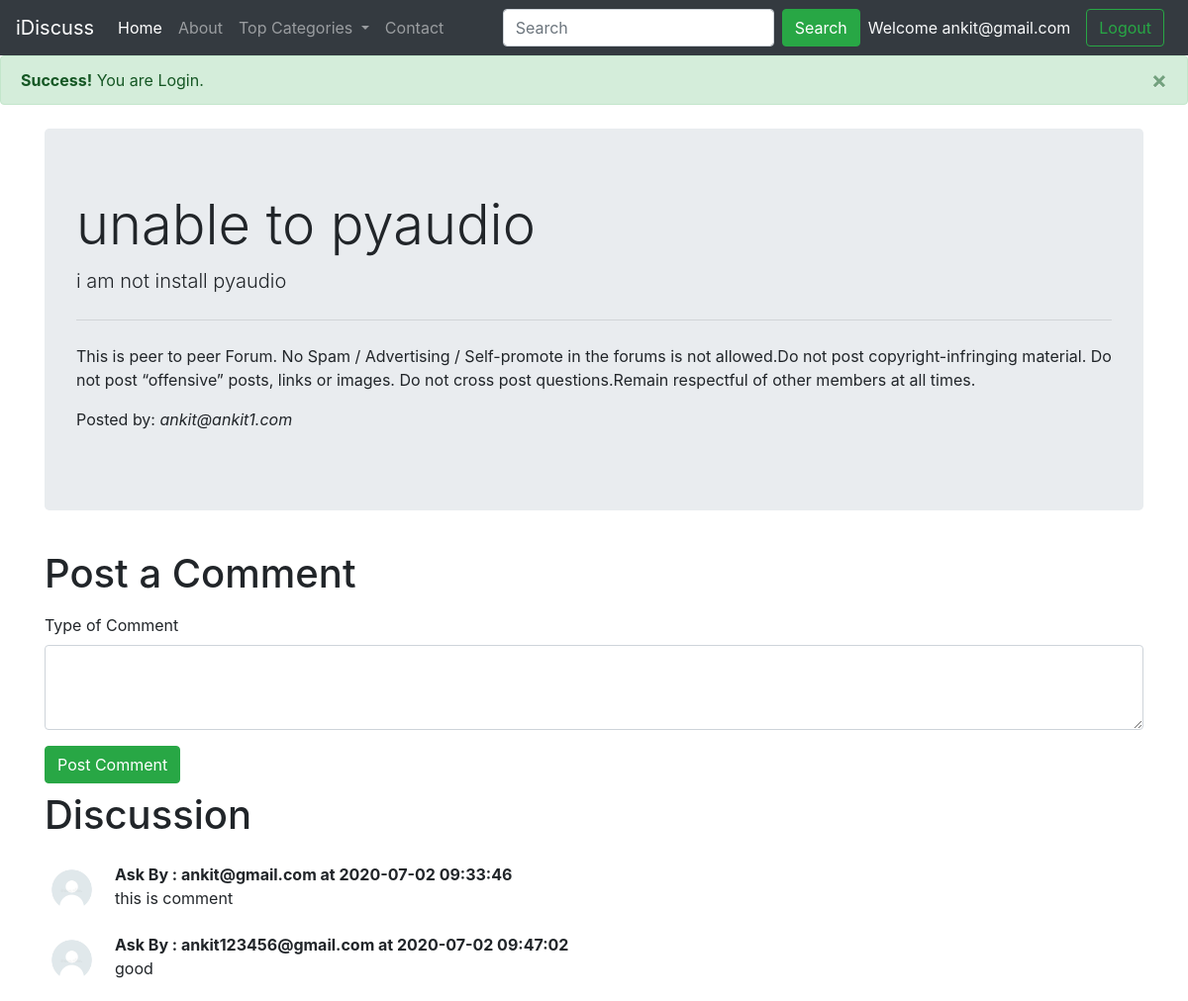
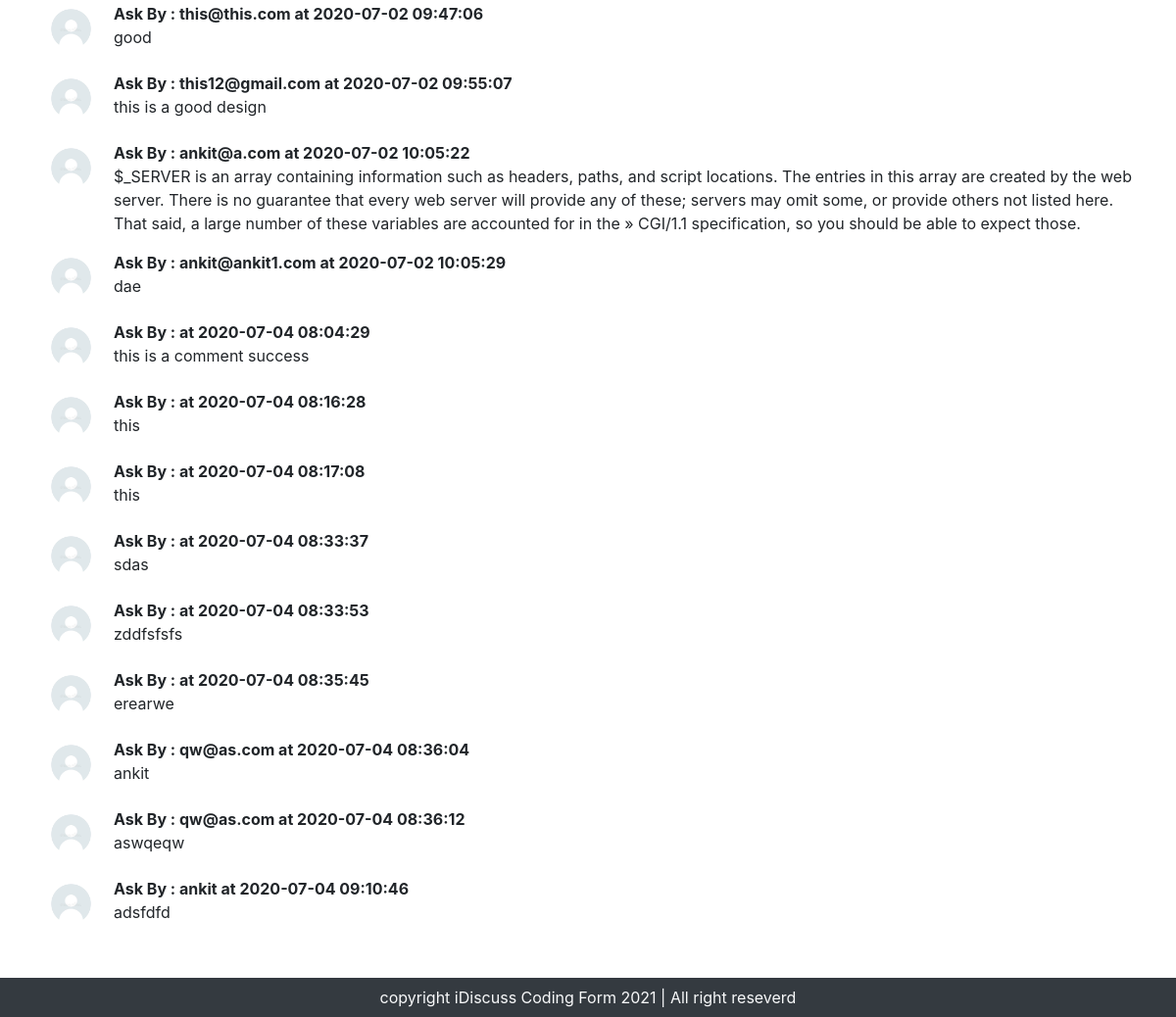
The app's page /thread.php?threadid=1 (signed in) with its own data (2 pictures, top to bottom).
### tables this page shows
CREATE TABLE `threads` (
  `thread_id` int(255) NOT NULL,
  `thread_title` varchar(255) NOT NULL,
  `thread_desc` text NOT NULL,
  `thread_cat_id` int(255) NOT NULL,
  `thread_user_id` int(255) NOT NULL,
  `timestamp` datetime NOT NULL DEFAULT current_timestamp()
);

CREATE TABLE `users` (
  `sno` int(255) NOT NULL,
  `user_email` varchar(255) NOT NULL,
  `user_pass` varchar(255) NOT NULL,
  `timestamp` datetime NOT NULL DEFAULT current_timestamp()
);

CREATE TABLE `comments` (
  `comment_id` int(255) NOT NULL,
  `comment_content` text NOT NULL,
  `thread_id` int(255) NOT NULL,
  `comment_by` int(255) NOT NULL,
  `comment_time` timestamp NOT NULL DEFAULT current_timestamp()
);

### thread.php (the view, shortened to what this page needs)
<!doctype html>
<html lang="en">
<head>
    <link rel="stylesheet" href="https://stackpath.bootstrapcdn.com/bootstrap/4.5.0/css/bootstrap.min.css"
>
</head>
<body>
    <?php include 'partials/_dbconnect.php'; ?>
    <?php include 'partials/_header.php'; ?>
    <?php
        $id = $_GET['threadid'];
        $sql = "SELECT * FROM `threads` WHERE thread_id = $id";
        $result = mysqli_query($con,$sql);
        while($row = mysqli_fetch_assoc($result)){
            $title = $row['thread_title'];
            $desc = $row['thread_desc'];
            $thread_user_id = $row['thread_user_id'];
            $sql2="SELECT user_email FROM `users` where sno ='$thread_user_id'";
            $result2 = mysqli_query($con,$sql2);
            $row2 = mysqli_fetch_assoc($result2);
            $posted_by = $row2['user_email'];
        }
    ?>
    <div class="container my-4">
        <div class="jumbotron">
            <h1 class="display-4"><?php echo $title; ?></h1>
            <p class="lead"> <?php echo $desc; ?> </p>
            <hr class="my-4">
            <p>This is peer to peer Forum. No Spam / Advertising / Self-promote in
                the forums is not allowed.Do not post copyright-infringing material.
                Do not post “offensive” posts, links or images.
                Do not cross post questions.Remain respectful of other members at all times.
            </p>
            <p>Posted by:<em> <?php echo $posted_by; ?></em></p>
        </div>
    </div>
<?php
    if(isset($_SESSION['loggedin']) && $_SESSION['loggedin'] == true){
echo '<div class="container">
        <h1 class="py-2"> Post a Comment</h1>
        <form action=" '.$_SERVER["REQUEST_URI"].' " method="post">
            <div class="form-group">
                <label for="exampleFormControlTextarea1">Type of Comment</label>
                <textarea class="form-control" id="comment" name="comment" rows="3"></textarea>
            </div>
            <input type="hidden" name="sno" value="'.$_SESSION["sno"].'">
            <button type="submit" class="btn btn-success">Post Comment</button>
        </form>
    </div>';
    }else{
             echo ' <div class="container">
             <h1 class="py-2">Post Comment</h1>
                    <p class="lead">You are not logged in. Please login to be able to stast a Post comments. </p>
                </div>';
      }
?>
    <div class="container mb-5" id="ques">
        <h1 class="py-2"> Discussion </h1>
        <?php
        $id = $_GET['threadid'];
        $sql = "SELECT * FROM `comments` WHERE thread_id = $id";
        $result = mysqli_query($con,$sql);
        while($row = mysqli_fetch_assoc($result)){
            $content = $row['comment_content'];
            $comment_time = $row['comment_time'];
            $thread_user_id = $row['comment_by'];
            $sql2="SELECT user_email FROM `users` where sno ='$thread_user_id'";
            $result2 = mysqli_query($con,$sql2);
            $row2 = mysqli_fetch_assoc($result2);
        echo '<div class="media  my-3">
            <img src="img/userdefault.jpg" width="55px" class="mr-3" alt="...">
            <div class="media-body">
                <p class ="font-weight-bold my-0">Ask By : '.$row2['user_email'].' at ' .$comment_time.'</p>
                '.$content.'
            </div>
        </div>';
            }
        ?>
    </div>
    <?php include 'partials/_footer.php'; ?>
</body>
</html>

### thread.php (style rules this page uses)
#ques { min-height: 433px; }

### records on screen
threads: thread_title "unable to pyaudio", thread_desc "i am not install pyaudio"
users: user_email "ankit@ankit1.com"
comments: users.user_email "ankit@gmail.com", comment_time "2020-07-02 09:33:46", comment_content "this is comment"
comments: users.user_email "ankit123456@gmail.com", comment_time "2020-07-02 09:47:02", comment_content "good"
comments: users.user_email "this@this.com", comment_time "2020-07-02 09:47:06", comment_content "good"
comments: users.user_email "this12@gmail.com", comment_time "2020-07-02 09:55:07", comment_content "this is a good design"
comments: users.user_email "ankit@a.com", comment_time "2020-07-02 10:05:22", comment_content "$_SERVER is an array containing information such as headers, paths, and script locations. The entries in this array are created by the web server. There is no guarantee that every web server will provide any of these; servers may omit some, or provide others not listed here. That said, a large number of these variables are accounted for in the » CGI/1.1 specification, so you should be able to expect those."
comments: users.user_email "ankit@ankit1.com", comment_time "2020-07-02 10:05:29", comment_content "dae"
comments: comment_time "2020-07-04 08:04:29", comment_content "this is a comment success"
comments: comment_time "2020-07-04 08:16:28", comment_content "this"
comments: comment_time "2020-07-04 08:17:08", comment_content "this"
comments: comment_time "2020-07-04 08:33:37", comment_content "sdas"
comments: comment_time "2020-07-04 08:33:53", comment_content "zddfsfsfs"
comments: comment_time "2020-07-04 08:35:45", comment_content "erearwe"
comments: users.user_email "qw@as.com", comment_time "2020-07-04 08:36:04", comment_content "ankit"
comments: users.user_email "qw@as.com", comment_time "2020-07-04 08:36:12", comment_content "aswqeqw"
comments: users.user_email "ankit", comment_time "2020-07-04 09:10:46", comment_content "adsfdfd"

### other values on screen
$_SESSION['useremail'] "ankit@gmail.com"
